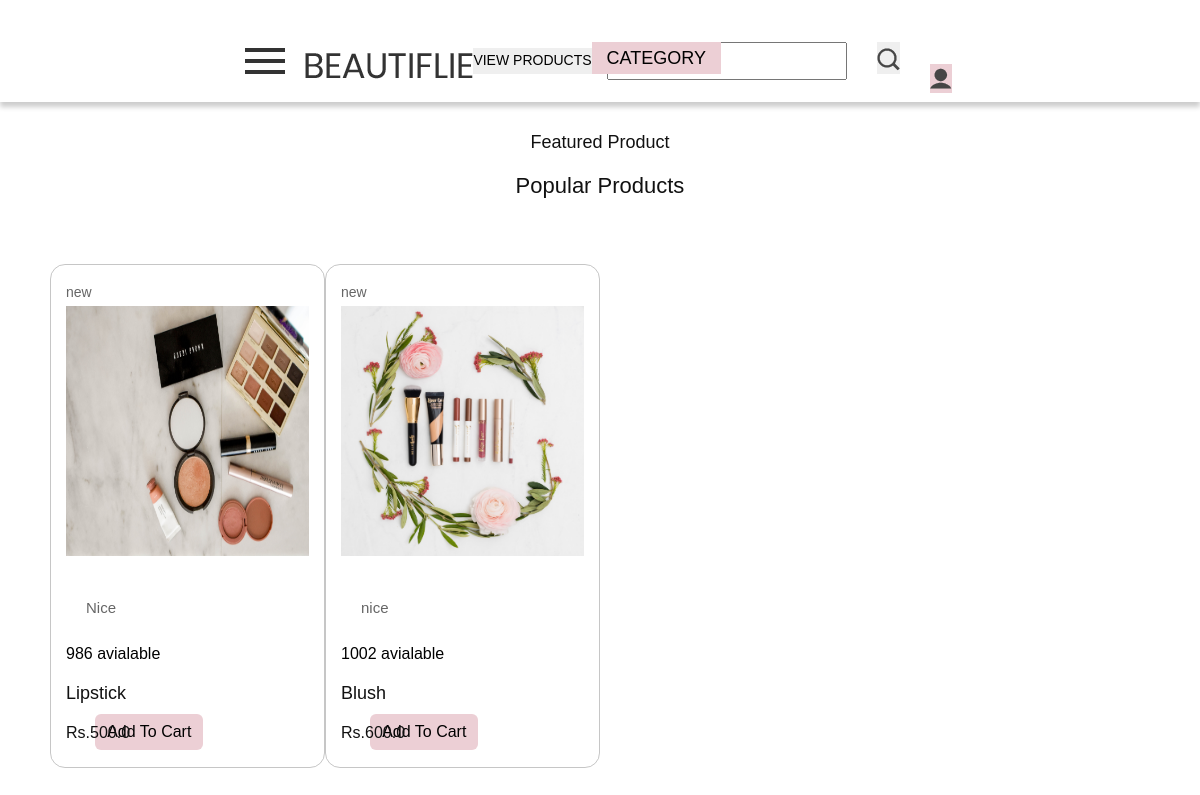
The app's page /acc/viewProduct/ (signed in), older data.
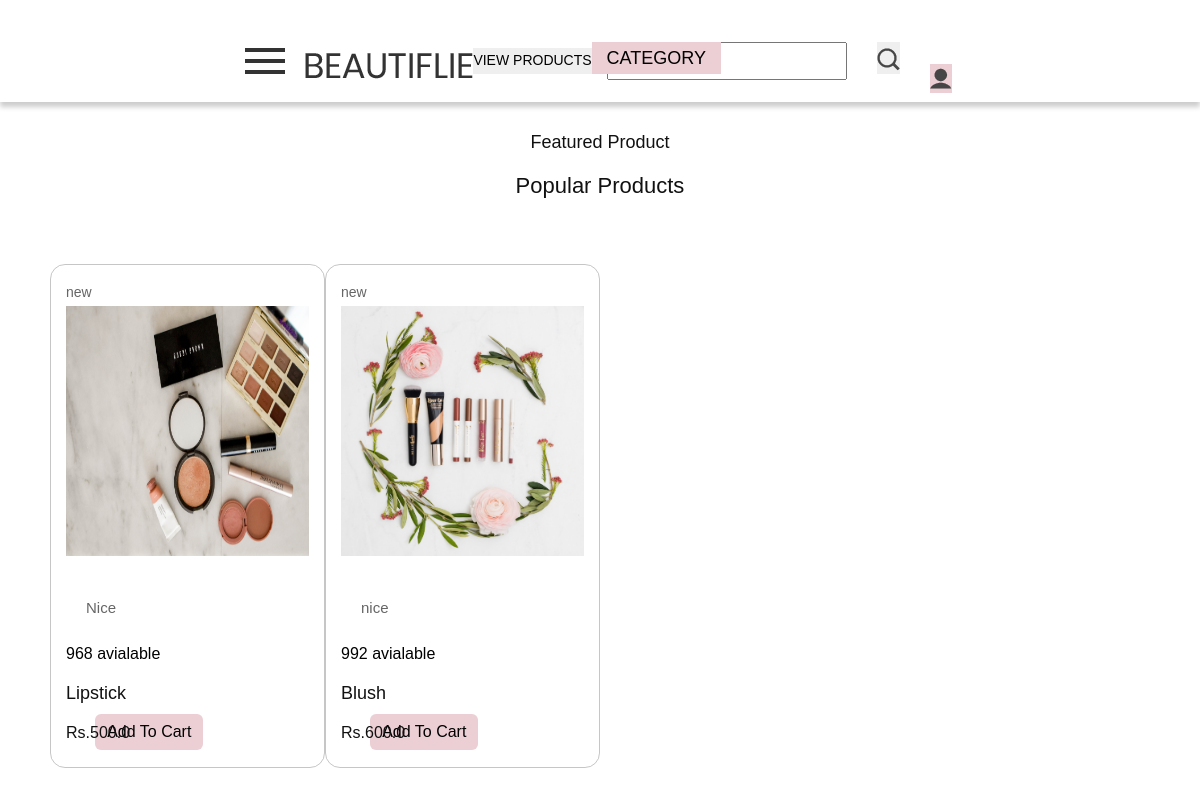
The same page, newer data.
### products/models.py (models this page shows, shortened)
class Products(models.Model):
    seller=models.ForeignKey(Sellers,default=1,on_delete=models.CASCADE)
    product_id = models.AutoField(primary_key=True)
    product_name=models.CharField(max_length=100,null=True)
    price = models.FloatField(null=False)
    description = models.TextField(null=True)
    category = models.CharField(choices=CATEGORY_CHOICES,max_length=30,null=True)
    quantity  = models.IntegerField(default=0,null=True)
    product_image = models.ImageField(upload_to='product',null=True,default = None)

### account/views.py (the view)
# urls.py: path('viewProduct/',views.viewProduct,name='viewProduct'),
@login_required
def viewProduct(request):
    if request.POST.get('value')=='admin':
        temp1 =User.objects.get(username=request.session['username'])
        temp2=Sellers.objects.get(user=temp1)
        products = Products.objects.filter(seller=temp2)
        return render(request,'products/removeProduct.html',{'products':products})
    else:
        products = Products.objects.all()
        return render(request,'products/viewProduct.html',{'products':products})

### templates/products/viewProduct.html (shortened to what this page needs)
{%extends "main/base.html"%}
{%block header%}
      <div class="header_section">
         <div class="container-fluid" style='margin-top:30px;'>
            <nav class="navbar navbar-light bg-light justify-content-between">
               <span class="toggle_icon" onclick="openNav()"><img src="/static/images/toggle-icon.png"></span>
               <a class="logo" href="{%url 'index'%}"><img src="/static/images/logo.png"></a></a>
               <div><form method='POST' action='/viewProduct/'>
                  <button>VIEW PRODUCTS</button>
               </form></div>
               <form class="form-inline ">
                  <div class="login_text">
                     <ul>
                        <div class="dropdown">
                            <li class="dropbtn"><a style="color:black;">Category</a>
                          </div>
                       <li>
                            <form class="example" action="search" method='GET'>
                                <input type="text" placeholder="Search.." name="searchText">
                              </form></li>
                            <li><button><img src="/static/images/search-icon.png"></button></li>
        </ul>
                  </div>
               </form>
               <form class="form-inline ">
                  <div class="login_text">
                     <ul>
                        {% if request.username != '' %}
                        <li>
                        <div class="dropdown">
                            <button class="dropbtn"><img src="/static/images/user-icon.png"></button>
                          </div>
                          </li>
                          {%endif%}
                        </div>
                  </div>
         </div>
      {%endblock%}
{%block footer%}<section class="section-products">
  <div class="container">
      <div class="row justify-content-center text-center">
          <div class="col-md-8 col-lg-6">
              <div class="header">
                  <h3>Featured Product</h3>
                  <h2>Popular Products</h2>
              </div>
          </div>
      </div>
      <div class="row">
          {%for i in products %}
          <div class="col-md-6 col-lg-4 col-xl-3">
              <div id="product-4" class="single-product">
                  <div class="part-1">
                      <span class="new">new</span>
                      <ul>
                        <img style='height:250px;' src='{{MEDIA_ROOT}}/{{i.product_image}}' class="card-img-top" alt="...">
                        <h5 class="card-title"></h5>
                        <p class="card-text">{{i.description}}</p>
                        <h3 class="price_text" style="color:black;">{{i.quantity}} avialable</h3>
                        <h3 class="product-title">{{i.product_name}}</h3>
                        <h4 class="product-price">Rs.{{i.price}}</h4>
                      </ul>
                  </div>
                  {%if request.username != '' %}
                  <a href="{% url 'addToCart' i.product_id %}" class="btn btn-primary">Add To Cart</a>
                  {%endif%}
              </div>
          </div>
{%endfor%}
      </div>
  </div>
</section>{% endblock%}

Row changes from the older to the newer data that the page shows:
changed Products "Lipstick": quantity "986" → "968"
changed Products "Blush": quantity "1002" → "992"
